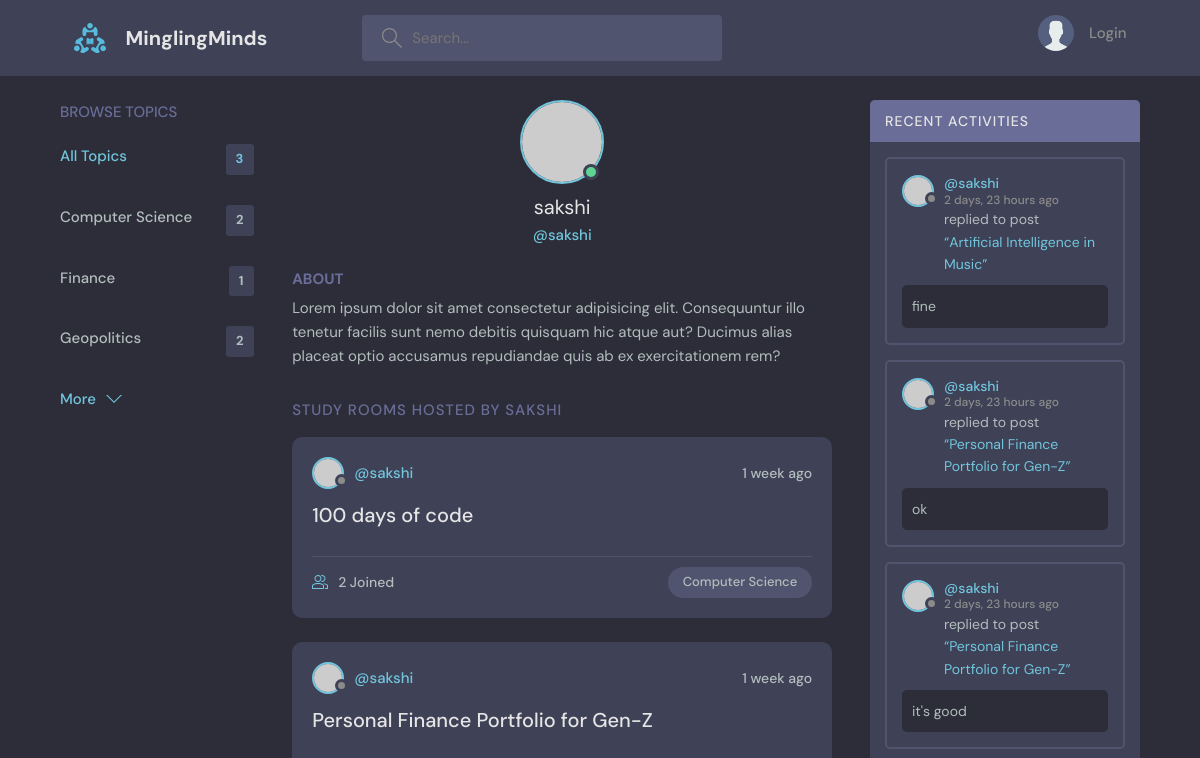
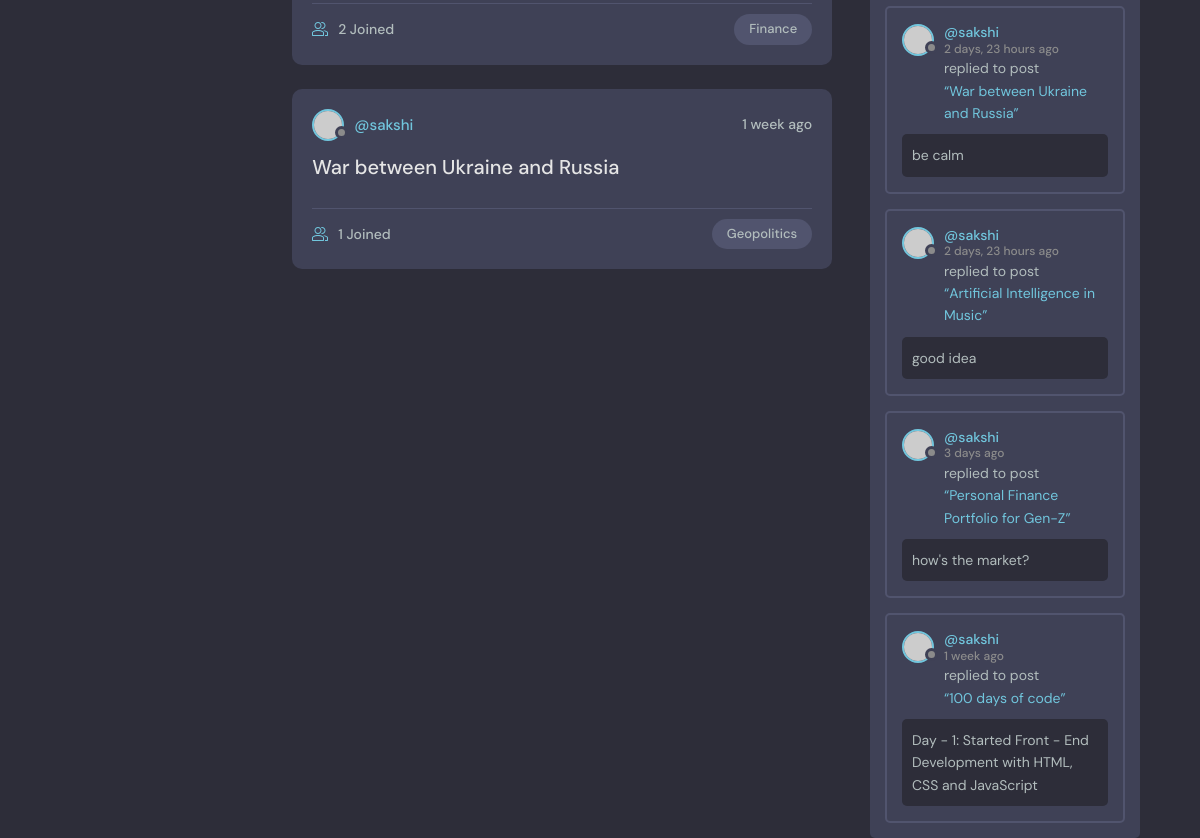
Page /profile/1/ on the earlier database version (2 pictures, top to bottom).
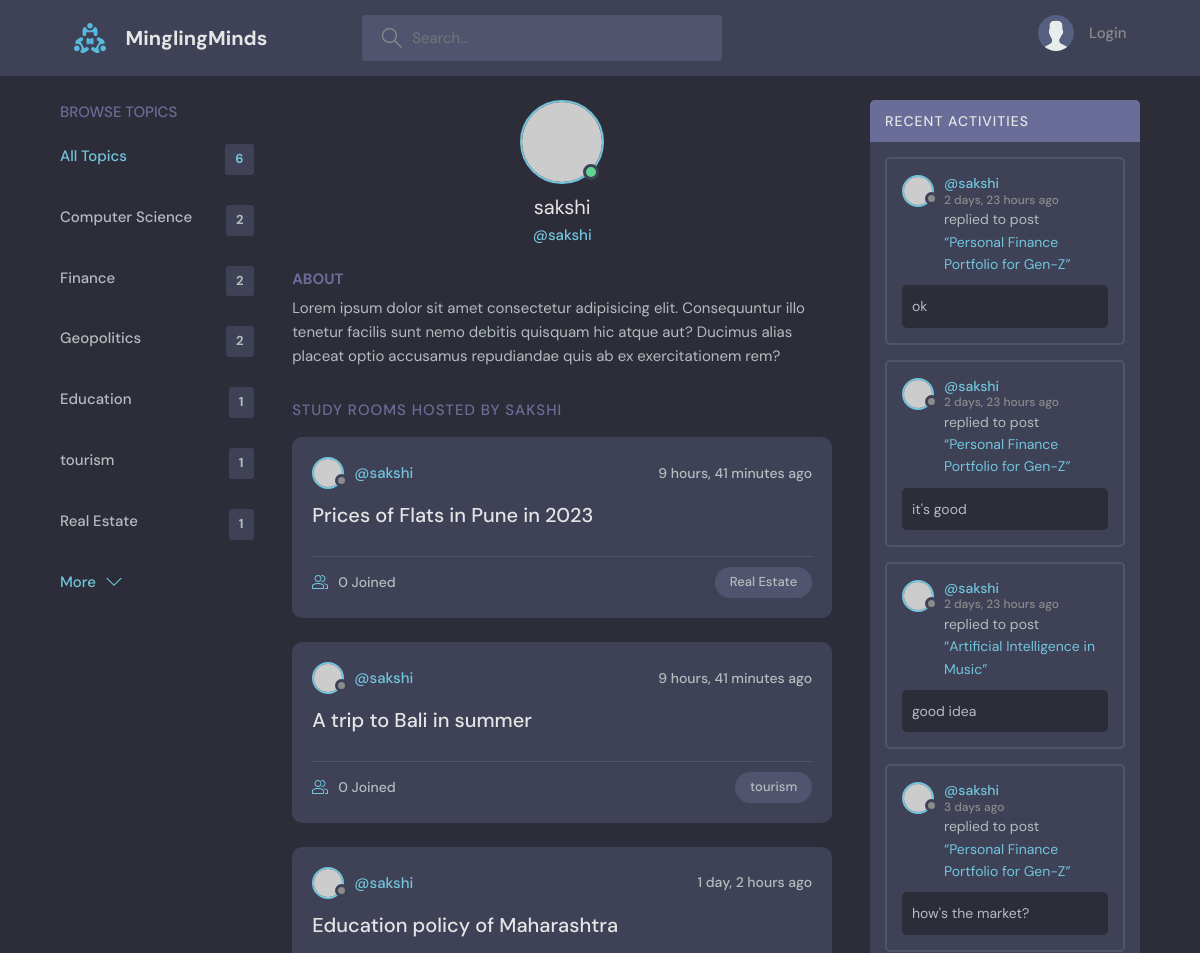
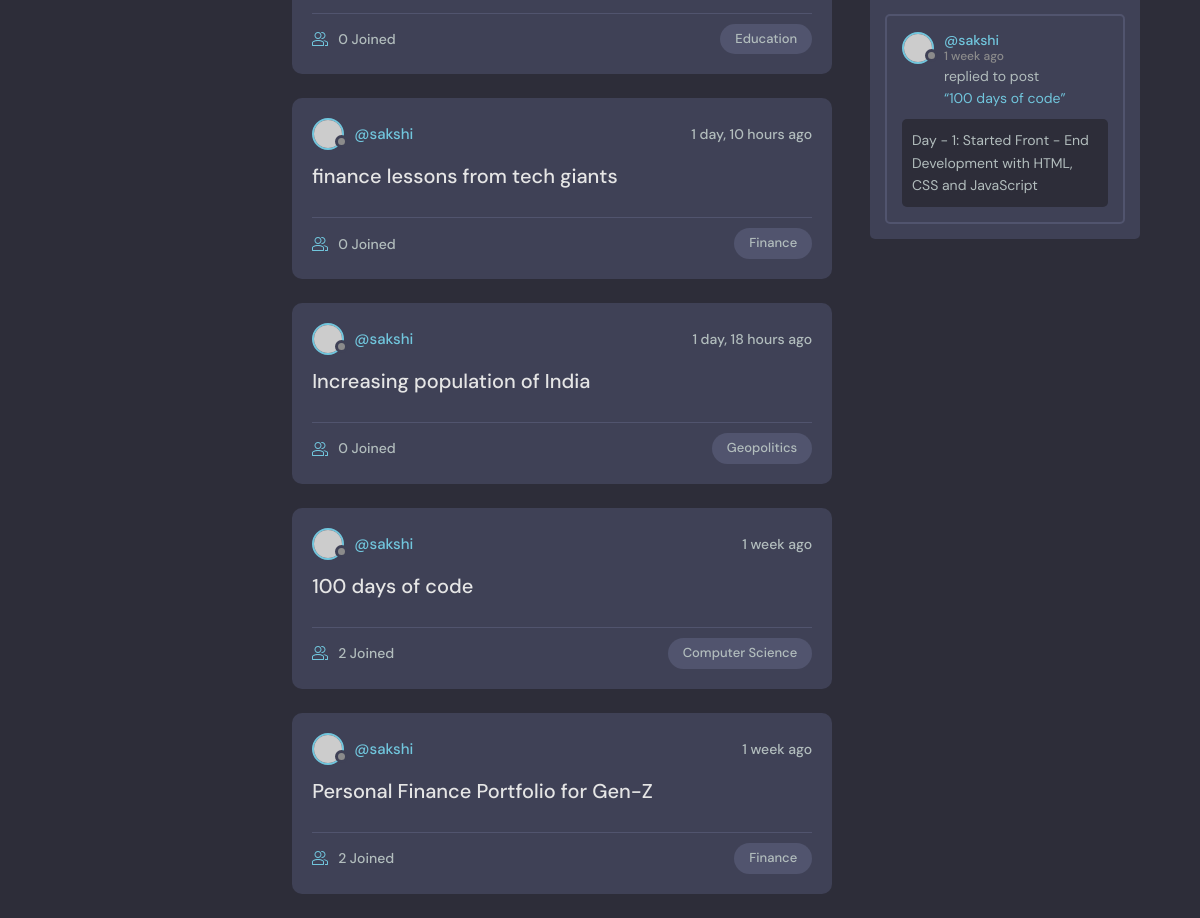
Same page on the later database version (2 pictures, top to bottom).
### base/models.py (models this page shows, shortened)
class Topic(models.Model):
    name = models.CharField(max_length=200)

class Room(models.Model):
    host = models.ForeignKey(User, on_delete = models.SET_NULL, null=True)
    topic = models.ForeignKey(Topic, on_delete = models.SET_NULL, null=True)
    name = models.CharField(max_length=200)
    description = models.TextField(null=True, blank=True)
    participants = models.ManyToManyField(User, related_name="participants", blank=True)
    updated = models.DateTimeField(auto_now=True)
    created = models.DateTimeField(auto_now_add=True)
    class Meta:
        ordering = ['-updated', '-created']

class Message(models.Model):
    user = models.ForeignKey(User, on_delete = models.CASCADE)
    room = models.ForeignKey(Room, on_delete = models.CASCADE)
    body = models.TextField()
    updated = models.DateTimeField(auto_now=True)
    created = models.DateTimeField(auto_now_add=True)
    class Meta:
        ordering = ['-updated', '-created']

### base/views.py (the view)
# urls.py: path('profile/<str:pk>/', views.userProfile, name="user-profile"),
def userProfile(request, pk):
    user = User.objects.get(id=pk)
    rooms = user.room_set.all()
    room_messages = user.message_set.all()
    topics = Topic.objects.all()
    context = {'user':user, 'rooms':rooms, 'room_messages':room_messages, 'topics':topics}
    return render(request, 'base/profile.html', context)

### base/templates/base/profile.html (shortened to what this page needs)
{% extends 'main.html' %}
{% block content %}
  <main class="profile-page layout layout--3">
    <div class="container">
      {% include 'base/topics_componant.html' %}
      <div class="roomList">
        <div class="profile">
          <div class="profile__avatar">
            <div class="avatar avatar--large active">
              <img src="https://randomuser.me/api/portraits/men/11.jpg" />
            </div>
          </div>
          <div class="profile__info">
            <h3>{{user.username}}</h3>
            <p>@{{user.username}}</p>
          </div>
          <div class="profile__about">
            <h3>About</h3>
            <p>
              Lorem ipsum dolor sit amet consectetur adipisicing elit. Consequuntur illo tenetur
              facilis sunt nemo debitis quisquam hic atque aut? Ducimus alias placeat optio
              accusamus repudiandae quis ab ex exercitationem rem?
            </p>
          </div>
        </div>
        <div class="roomList__header">
          <div>
            <h2>Study Rooms Hosted by {{user.username}}</a>
            </h2>
          </div>
        </div>
        {% include 'base/feed_componant.html' %}
      </div>
      {% include 'base/activity_componant.html' %}
    </div>
  </main>
{% endblock content %}

### templates/main.html (shortened to what this page needs)
<!DOCTYPE html>
{% load static %}
<html lang="en">
  <head>
    <link rel="stylesheet" href="{% static 'styles/style.css' %}" />
  </head>
  <body>
    {% include "navbar.html" %}
    {% block content %}
    {% endblock %}
  </body>
</html>

### templates/navbar.html (shortened to what this page needs)
{% load static %}
<header class="header header--loggedIn">
    <div class="container">
      <a href="{% url 'home' %}" class="header__logo">
        <img src="{% static 'images/logo.svg' %}" />
        <h1>MinglingMinds</h1>
      </a>
      <form class="header__search" method="GET"  action="{% url 'home' %}">
        <label>
          <input name='q' type="text" placeholder="Search..." />
        </label>
      </form>
      <nav class="header__menu">
        {% if request.user.is_authenticated %}
        <div class="header__user">
          <a href="{% url 'user-profile' request.user.id %}">
            <div class="avatar avatar--medium active">
              <img src="https://randomuser.me/api/portraits/men/37.jpg" />
            </div>
            <p>{{request.user.username}} <span>@{{request.user.username}}</span></p>
          </a>
          <button class="dropdown-button">
            <svg version="1.1" xmlns="http://www.w3.org/2000/svg" width="32" height="32" viewBox="0 0 32 32">
              <title>chevron-down</title>
              <path d="M16 21l-13-13h-3l16 16 16-16h-3l-13 13z"></path>
            </svg>
          </button>
        </div>
        {% else %}
         <a href="{% url 'login' %}">
          <img src="{% static 'images/avatar.svg' %}" />
          <p>Login</p>
        </a>
        {% endif %}
      </nav>
    </div>
  </header>

### base/templates/base/topics_componant.html
<div class="topics">
    <div class="topics__header">
      <h2>Browse Topics</h2>
    </div>
    <ul class="topics__list">
      <li>
        <a href="{% url 'home' %}" class="active">All Topics <span>{{ topics.all.count }}</span></a>
      </li>
      {% for topic in topics %}
      <li>
        <a href="{% url 'home' %}?q={{topic.name}}">{{ topic.name }} <span>{{ topic.room_set.all.count }}</span></a>
      </li>
      {% endfor %}
    </ul>
    <a class="btn btn--link" href="topics.html">
      More
      <svg version="1.1" xmlns="http://www.w3.org/2000/svg" width="32" height="32" viewBox="0 0 32 32">
        <title>chevron-down</title>
        <path d="M16 21l-13-13h-3l16 16 16-16h-3l-13 13z"></path>
      </svg>
    </a>
  </div>

### base/templates/base/feed_componant.html (shortened to what this page needs)
{% for room in rooms %}
<div class="roomListRoom">
    <div class="roomListRoom__header">
      <a href="{% url 'user-profile' room.host.id %}" class="roomListRoom__author">
        <div class="avatar avatar--small">
          <img src="https://randomuser.me/api/portraits/women/11.jpg" />
        </div>
        <span>@{{room.host.username}}</span>
      </a>
      <div class="roomListRoom__actions">
        <span>{{room.created | timesince}} ago</span>
      </div>
    </div>
    <div class="roomListRoom__content">
      <a href="{% url 'room' room.id %}">{{room.name}}</a>
    </div>
    <div class="roomListRoom__meta">
      <a href="{% url 'room' room.id %}" class="roomListRoom__joined">
        {{room.participants.all.count}} Joined
      </a>
      <p class="roomListRoom__topic">{{room.topic.name}}</p>
    </div>
  </div>
  {% endfor %}

### base/templates/base/activity_componant.html (shortened to what this page needs)
<div class="activities">
    <div class="activities__header">
      <h2>Recent Activities</h2>
    </div>
    {% for message in room_messages %}
    <div class="activities__box">
      <div class="activities__boxHeader roomListRoom__header">
        <a href="{% url 'user-profile' message.user.id %}" class="roomListRoom__author">
          <div class="avatar avatar--small">
            <img src="https://randomuser.me/api/portraits/women/11.jpg" />
          </div>
          <p>
            @{{message.user}}
            <span>{{message.created|timesince}} ago</span>
          </p>
        </a>
      </div>
      <div class="activities__boxContent">
        <p>replied to post <a href="{% url 'room' message.room.id %}">“{{ message.room.name }}”</a></p>
        <div class="activities__boxRoomContent">
        {{ message.body }}
        </div>
      </div>
    </div>
    {% endfor %}
  </div>

Differences in the rows shown:
removed Room: host.username "sakshi", created "1 week", name "War between Ukraine and Russia", participants.all.count "1", topic.name "Geopolitics"
removed Message: user "sakshi", created "2 days, 23 hours", room.name "Artificial Intelligence in Music", body "fine"
removed Message: user "sakshi", created "2 days, 23 hours", room.name "War between Ukraine and Russia", body "be calm"
computed for Topic "Finance": room_set.all.count "1" → "2"
added Topic: name "Education", room_set.all.count "1"
added Topic: name "tourism", room_set.all.count "1"
added Topic: name "Real Estate", room_set.all.count "1"
added Room: host.username "sakshi", created "9 hours, 41 minutes", name "Prices of Flats in Pune in 2023", participants.all.count "0", topic.name "Real Estate"
added Room: host.username "sakshi", created "9 hours, 41 minutes", name "A trip to Bali in summer", participants.all.count "0", topic.name "tourism"
added Room: host.username "sakshi", created "1 day, 2 hours", name "Education policy of Maharashtra", participants.all.count "0", topic.name "Education"
added Room: host.username "sakshi", created "1 day, 10 hours", name "finance lessons from tech giants", participants.all.count "0", topic.name "Finance"
added Room: host.username "sakshi", created "1 day, 18 hours", name "Increasing population of India", participants.all.count "0", topic.name "Geopolitics"
Other differences:
{{ topics.all.count }}: "3" → "6"
